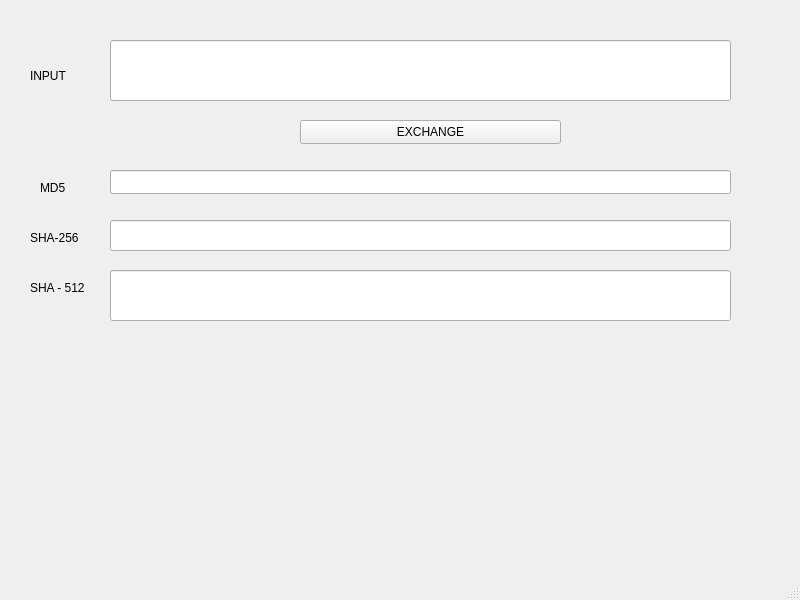
<?xml version="1.0" encoding="UTF-8"?>
<ui version="4.0">
 <class>MainWindow</class>
 <widget class="QMainWindow" name="MainWindow">
  <property name="geometry">
   <rect>
    <x>0</x>
    <y>0</y>
    <width>800</width>
    <height>600</height>
   </rect>
  </property>
  <property name="windowTitle">
   <string>MainWindow</string>
  </property>
  <widget class="QWidget" name="centralwidget">
   <widget class="QLineEdit" name="edit_input">
    <property name="geometry">
     <rect>
      <x>110</x>
      <y>40</y>
      <width>621</width>
      <height>61</height>
     </rect>
    </property>
   </widget>
   <widget class="QLabel" name="lb_input">
    <property name="geometry">
     <rect>
      <x>30</x>
      <y>60</y>
      <width>91</width>
      <height>31</height>
     </rect>
    </property>
    <property name="text">
     <string>INPUT</string>
    </property>
   </widget>
   <widget class="QPushButton" name="btn_exchange">
    <property name="geometry">
     <rect>
      <x>300</x>
      <y>120</y>
      <width>261</width>
      <height>24</height>
     </rect>
    </property>
    <property name="text">
     <string>EXCHANGE</string>
    </property>
   </widget>
   <widget class="QLabel" name="lb_md5">
    <property name="geometry">
     <rect>
      <x>40</x>
      <y>180</y>
      <width>49</width>
      <height>16</height>
     </rect>
    </property>
    <property name="text">
     <string>MD5</string>
    </property>
   </widget>
   <widget class="QLabel" name="lb_sha256">
    <property name="geometry">
     <rect>
      <x>30</x>
      <y>230</y>
      <width>49</width>
      <height>16</height>
     </rect>
    </property>
    <property name="text">
     <string>SHA-256</string>
    </property>
   </widget>
   <widget class="QLabel" name="lb_sha521">
    <property name="geometry">
     <rect>
      <x>30</x>
      <y>280</y>
      <width>71</width>
      <height>16</height>
     </rect>
    </property>
    <property name="text">
     <string>SHA - 512</string>
    </property>
   </widget>
   <widget class="QLineEdit" name="edit_md5">
    <property name="geometry">
     <rect>
      <x>110</x>
      <y>170</y>
      <width>621</width>
      <height>24</height>
     </rect>
    </property>
    <property name="readOnly">
     <bool>false</bool>
    </property>
   </widget>
   <widget class="QLineEdit" name="edit_sha256">
    <property name="geometry">
     <rect>
      <x>110</x>
      <y>220</y>
      <width>621</width>
      <height>31</height>
     </rect>
    </property>
    <property name="readOnly">
     <bool>false</bool>
    </property>
   </widget>
   <widget class="QLineEdit" name="edit_sha512">
    <property name="geometry">
     <rect>
      <x>110</x>
      <y>270</y>
      <width>621</width>
      <height>51</height>
     </rect>
    </property>
    <property name="readOnly">
     <bool>false</bool>
    </property>
   </widget>
  </widget>
  <widget class="QMenuBar" name="menubar">
   <property name="geometry">
    <rect>
     <x>0</x>
     <y>0</y>
     <width>800</width>
     <height>21</height>
    </rect>
   </property>
  </widget>
  <widget class="QStatusBar" name="statusbar"/>
 </widget>
 <resources/>
 <connections/>
</ui>
